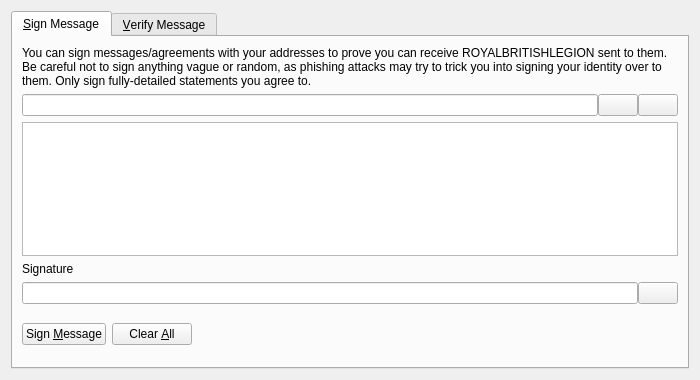
<?xml version="1.0" encoding="UTF-8"?>
<ui version="4.0">
 <class>SignVerifyMessageDialog</class>
 <widget class="QDialog" name="SignVerifyMessageDialog">
  <property name="geometry">
   <rect>
    <x>0</x>
    <y>0</y>
    <width>700</width>
    <height>380</height>
   </rect>
  </property>
  <property name="windowTitle">
   <string>Signatures - Sign / Verify a Message</string>
  </property>
  <property name="modal">
   <bool>true</bool>
  </property>
  <layout class="QVBoxLayout" name="verticalLayout">
   <item>
    <widget class="QTabWidget" name="tabWidget">
     <property name="currentIndex">
      <number>0</number>
     </property>
     <widget class="QWidget" name="tabSignMessage">
      <attribute name="title">
       <string>&amp;Sign Message</string>
      </attribute>
      <layout class="QVBoxLayout" name="verticalLayout_SM">
       <item>
        <widget class="QLabel" name="infoLabel_SM">
         <property name="text">
          <string>You can sign messages/agreements with your addresses to prove you can receive ROYALBRITISHLEGION sent to them. Be careful not to sign anything vague or random, as phishing attacks may try to trick you into signing your identity over to them. Only sign fully-detailed statements you agree to.</string>
         </property>
         <property name="textFormat">
          <enum>Qt::PlainText</enum>
         </property>
         <property name="wordWrap">
          <bool>true</bool>
         </property>
        </widget>
       </item>
       <item>
        <layout class="QHBoxLayout" name="horizontalLayout_1_SM">
         <property name="spacing">
          <number>0</number>
         </property>
         <item>
          <widget class="QValidatedLineEdit" name="addressIn_SM">
           <property name="toolTip">
            <string>The ROYALBRITISHLEGION address to sign the message with</string>
           </property>
          </widget>
         </item>
         <item>
          <widget class="QPushButton" name="addressBookButton_SM">
           <property name="toolTip">
            <string>Choose previously used address</string>
           </property>
           <property name="text">
            <string/>
           </property>
           <property name="shortcut">
            <string>Alt+A</string>
           </property>
           <property name="autoDefault">
            <bool>false</bool>
           </property>
          </widget>
         </item>
         <item>
          <widget class="QPushButton" name="pasteButton_SM">
           <property name="toolTip">
            <string>Paste address from clipboard</string>
           </property>
           <property name="text">
            <string/>
           </property>
           <property name="shortcut">
            <string>Alt+P</string>
           </property>
           <property name="autoDefault">
            <bool>false</bool>
           </property>
          </widget>
         </item>
        </layout>
       </item>
       <item>
        <widget class="QPlainTextEdit" name="messageIn_SM">
         <property name="toolTip">
          <string>Enter the message you want to sign here</string>
         </property>
        </widget>
       </item>
       <item>
        <widget class="QLabel" name="signatureLabel_SM">
         <property name="text">
          <string>Signature</string>
         </property>
         <property name="textFormat">
          <enum>Qt::PlainText</enum>
         </property>
        </widget>
       </item>
       <item>
        <layout class="QHBoxLayout" name="horizontalLayout_2_SM">
         <property name="spacing">
          <number>0</number>
         </property>
         <item>
          <widget class="QLineEdit" name="signatureOut_SM">
           <property name="font">
            <font>
             <italic>true</italic>
            </font>
           </property>
           <property name="readOnly">
            <bool>true</bool>
           </property>
          </widget>
         </item>
         <item>
          <widget class="QPushButton" name="copySignatureButton_SM">
           <property name="toolTip">
            <string>Copy the current signature to the system clipboard</string>
           </property>
           <property name="text">
            <string/>
           </property>
           <property name="autoDefault">
            <bool>false</bool>
           </property>
          </widget>
         </item>
        </layout>
       </item>
       <item>
        <layout class="QHBoxLayout" name="horizontalLayout_3_SM">
         <item>
          <widget class="QPushButton" name="signMessageButton_SM">
           <property name="toolTip">
            <string>Sign the message to prove you own this ROYALBRITISHLEGION address</string>
           </property>
           <property name="text">
            <string>Sign &amp;Message</string>
           </property>
           <property name="autoDefault">
            <bool>false</bool>
           </property>
          </widget>
         </item>
         <item>
          <widget class="QPushButton" name="clearButton_SM">
           <property name="toolTip">
            <string>Reset all sign message fields</string>
           </property>
           <property name="text">
            <string>Clear &amp;All</string>
           </property>
           <property name="autoDefault">
            <bool>false</bool>
           </property>
          </widget>
         </item>
         <item>
          <spacer name="horizontalSpacer_1_SM">
           <property name="orientation">
            <enum>Qt::Horizontal</enum>
           </property>
           <property name="sizeHint" stdset="0">
            <size>
             <width>40</width>
             <height>48</height>
            </size>
           </property>
          </spacer>
         </item>
         <item>
          <widget class="QLabel" name="statusLabel_SM">
           <property name="font">
            <font>
             <weight>75</weight>
             <bold>true</bold>
            </font>
           </property>
           <property name="text">
            <string/>
           </property>
           <property name="wordWrap">
            <bool>true</bool>
           </property>
          </widget>
         </item>
         <item>
          <spacer name="horizontalSpacer_2_SM">
           <property name="orientation">
            <enum>Qt::Horizontal</enum>
           </property>
           <property name="sizeHint" stdset="0">
            <size>
             <width>40</width>
             <height>48</height>
            </size>
           </property>
          </spacer>
         </item>
        </layout>
       </item>
      </layout>
     </widget>
     <widget class="QWidget" name="tabVerifyMessage">
      <attribute name="title">
       <string>&amp;Verify Message</string>
      </attribute>
      <layout class="QVBoxLayout" name="verticalLayout_VM">
       <item>
        <widget class="QLabel" name="infoLabel_VM">
         <property name="text">
          <string>Enter the receiver's address, message (ensure you copy line breaks, spaces, tabs, etc. exactly) and signature below to verify the message. Be careful not to read more into the signature than what is in the signed message itself, to avoid being tricked by a man-in-the-middle attack. Note that this only proves the signing party receives with the address, it cannot prove sendership of any transaction!</string>
         </property>
         <property name="textFormat">
          <enum>Qt::PlainText</enum>
         </property>
         <property name="alignment">
          <set>Qt::AlignLeading|Qt::AlignLeft|Qt::AlignTop</set>
         </property>
         <property name="wordWrap">
          <bool>true</bool>
         </property>
        </widget>
       </item>
       <item>
        <layout class="QHBoxLayout" name="horizontalLayout_1_VM">
         <property name="spacing">
          <number>0</number>
         </property>
         <item>
          <widget class="QValidatedLineEdit" name="addressIn_VM">
           <property name="toolTip">
            <string>The ROYALBRITISHLEGION address the message was signed with</string>
           </property>
          </widget>
         </item>
         <item>
          <widget class="QPushButton" name="addressBookButton_VM">
           <property name="toolTip">
            <string>Choose previously used address</string>
           </property>
           <property name="text">
            <string/>
           </property>
           <property name="shortcut">
            <string>Alt+A</string>
           </property>
           <property name="autoDefault">
            <bool>false</bool>
           </property>
          </widget>
         </item>
        </layout>
       </item>
       <item>
        <widget class="QPlainTextEdit" name="messageIn_VM"/>
       </item>
       <item>
        <widget class="QValidatedLineEdit" name="signatureIn_VM"/>
       </item>
       <item>
        <layout class="QHBoxLayout" name="horizontalLayout_2_VM">
         <item>
          <widget class="QPushButton" name="verifyMessageButton_VM">
           <property name="toolTip">
            <string>Verify the message to ensure it was signed with the specified ROYALBRITISHLEGION address</string>
           </property>
           <property name="text">
            <string>Verify &amp;Message</string>
           </property>
           <property name="autoDefault">
            <bool>false</bool>
           </property>
          </widget>
         </item>
         <item>
          <widget class="QPushButton" name="clearButton_VM">
           <property name="toolTip">
            <string>Reset all verify message fields</string>
           </property>
           <property name="text">
            <string>Clear &amp;All</string>
           </property>
           <property name="autoDefault">
            <bool>false</bool>
           </property>
          </widget>
         </item>
         <item>
          <spacer name="horizontalSpacer_1_VM">
           <property name="orientation">
            <enum>Qt::Horizontal</enum>
           </property>
           <property name="sizeHint" stdset="0">
            <size>
             <width>40</width>
             <height>48</height>
            </size>
           </property>
          </spacer>
         </item>
         <item>
          <widget class="QLabel" name="statusLabel_VM">
           <property name="font">
            <font>
             <weight>75</weight>
             <bold>true</bold>
            </font>
           </property>
           <property name="text">
            <string/>
           </property>
           <property name="wordWrap">
            <bool>true</bool>
           </property>
          </widget>
         </item>
         <item>
          <spacer name="horizontalSpacer_2_VM">
           <property name="orientation">
            <enum>Qt::Horizontal</enum>
           </property>
           <property name="sizeHint" stdset="0">
            <size>
             <width>40</width>
             <height>48</height>
            </size>
           </property>
          </spacer>
         </item>
        </layout>
       </item>
      </layout>
     </widget>
    </widget>
   </item>
  </layout>
 </widget>
 <customwidgets>
  <customwidget>
   <class>QValidatedLineEdit</class>
   <extends>QLineEdit</extends>
   <header>qvalidatedlineedit.h</header>
  </customwidget>
 </customwidgets>
 <resources>
  <include location="../royalbritishlegion.qrc"/>
 </resources>
 <connections/>
</ui>
